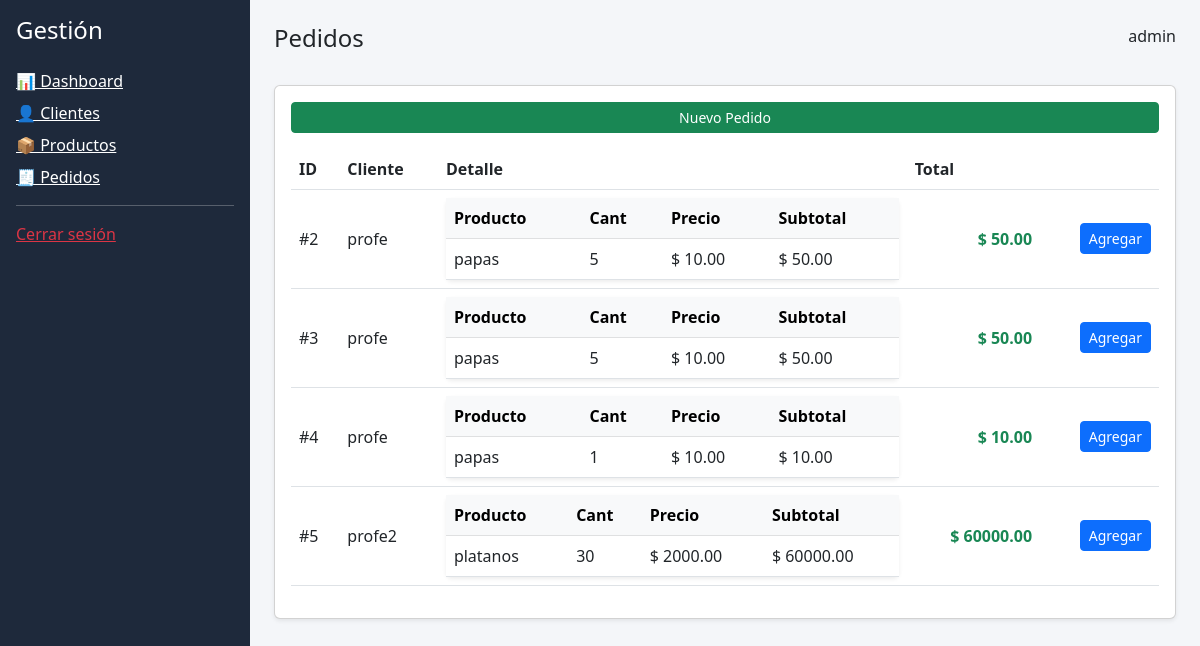
The page /pedidos/ (signed in) on the database its author committed.
### core/models.py (models this page shows, shortened)
class Pedido(models.Model):
    cliente = models.ForeignKey(Cliente, on_delete=models.CASCADE)
    usuario = models.ForeignKey(User, on_delete=models.CASCADE, null=True, blank=True)
    fecha = models.DateTimeField(auto_now_add=True)
    metodo_pago = models
    def total(self):
        return sum(d.subtotal() for d in self.detallepedido_set.all())

class Cliente(models.Model):
    nombre = models.CharField(max_length=100)
    telefono = models.CharField(max_length=20, unique=True)

class DetallePedido(models.Model):
    pedido = models.ForeignKey('Pedido', on_delete=models.CASCADE)
    producto = models.ForeignKey('Producto', on_delete=models.CASCADE)
    cantidad = models.IntegerField()
    precio = models.DecimalField(
    max_digits=10,
    decimal_places=2,
    default=0
)
    def subtotal(self):
        return self.cantidad * self.precio

class Producto(models.Model):
    nombre = models.CharField(max_length=100, unique=True)
    precio = models.FloatField()
    stock = models.IntegerField()

### core/views.py (the view)
# urls.py: path('pedidos/', views.lista_pedidos),
@login_required
def lista_pedidos(request):
    if request.user.perfil.tipo_usuario == Perfil.ROL_ADMIN:
        pedidos = Pedido.objects.all()
    else:
        pedidos = Pedido.objects.filter(usuario=request.user)
    return render(request, 'pedidos.html', {'pedidos': pedidos})

### core/templates/pedidos.html
{% extends 'base.html' %}
{% block title %}Pedidos{% endblock %}
{% block content %}
<div class="card shadow-sm p-3">
{% if user.perfil.tipo_usuario == 'admin' %}
<a href="/crear-pedido/" class="btn btn-success btn-sm mb-3">
    Nuevo Pedido
</a>
{% endif %}
<table class="table align-middle">
<tr>
    <th>ID</th>
    <th>Cliente</th>
    <th>Detalle</th>
    <th>Total</th>
    <th></th>
</tr>
{% for pedido in pedidos %}
<tr>
<td>#{{ pedido.id }}</td>
<td>{{ pedido.cliente.nombre }}</td>
<td>
    <div class="card border-0 shadow-sm">
        <table class="table mb-0">
            <thead class="table-light">
                <tr>
                    <th>Producto</th>
                    <th>Cant</th>
                    <th>Precio</th>
                    <th>Subtotal</th>
                </tr>
            </thead>
            <tbody>
                {% for d in pedido.detallepedido_set.all %}
                <tr>
                    <td>{{ d.producto.nombre }}</td>
                    <td>{{ d.cantidad }}</td>
                    <td>$ {{ d.precio }}</td>
                    <td>$ {{ d.subtotal }}</td>
                </tr>
                {% empty %}
                <tr>
                    <td colspan="4" class="text-center text-muted">
                        Sin productos
                    </td>
                </tr>
                {% endfor %}
            </tbody>
        </table>
    </div>
</td>
<td class="text-end fw-bold text-success">
    $ {{ pedido.total }}
</td>
<td class="text-end">
    {% if user.perfil.tipo_usuario == 'admin' %}
    <a href="/agregar-productos/{{ pedido.id }}/" class="btn btn-primary btn-sm">
        Agregar
    </a>
    {% endif %}
</td>
</tr>
{% endfor %}
</table>
</div>
{% endblock %}

### core/templates/base.html (shortened to what this page needs)
<!DOCTYPE html>
<html>
<head>
    <link href="https://cdn.jsdelivr.net/npm/bootstrap@5.3.0/dist/css/bootstrap.min.css" rel="stylesheet">
    <link href="https://cdn.jsdelivr.net/npm/bootstrap-icons/font/bootstrap-icons.css" rel="stylesheet">
</head>
<body style="background:#f4f6f9;">
<div class="d-flex">
    <div style="width:250px; background:#1e293b; min-height:100vh;" class="text-white p-3">
        <h4 class="mb-4">Gestión</h4>
        <a href="/dashboard/" class="d-block text-white mb-2">📊 Dashboard</a>
        {% if user.perfil.tipo_usuario == 'admin' %}
        <a href="/clientes/" class="d-block text-white mb-2">👤 Clientes</a>
        <a href="/productos/" class="d-block text-white mb-2">📦 Productos</a>
        {% endif %}
        <a href="/pedidos/" class="d-block text-white mb-2">🧾 Pedidos</a>
        <hr>
        <a href="/logout/" class="text-danger">Cerrar sesión</a>
    </div>
    <div class="flex-grow-1 p-4">
        <div class="d-flex justify-content-between mb-4">
            <h4>{% block title %}{% endblock %}</h4>
            <span>{{ user.username }}</span>
        </div>
        {% block content %}{% endblock %}
    </div>
</div>
</body>
</html>

### rows shown on the page
Pedido: id "2", cliente.nombre "profe", total "50.00"
DetallePedido: producto.nombre "papas", cantidad "5", precio "10.00", subtotal "50.00"
Pedido: id "3", cliente.nombre "profe", total "50.00"
DetallePedido: producto.nombre "papas", cantidad "5", precio "10.00", subtotal "50.00"
Pedido: id "4", cliente.nombre "profe", total "10.00"
DetallePedido: producto.nombre "papas", cantidad "1", precio "10.00", subtotal "10.00"
Pedido: id "5", cliente.nombre "profe2", total "60000.00"
DetallePedido: producto.nombre "platanos", cantidad "30", precio "2000.00", subtotal "60000.00"

### other values the page prints
{{ user.username }} "admin"
